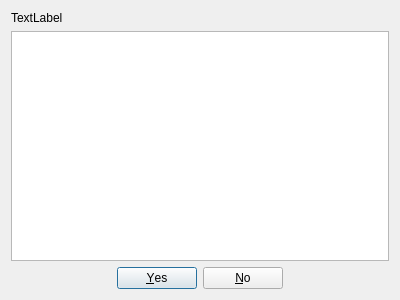
<?xml version="1.0" encoding="UTF-8"?>
<ui version="4.0">
 <class>Dialog</class>
 <widget class="QDialog" name="Dialog">
  <property name="geometry">
   <rect>
    <x>0</x>
    <y>0</y>
    <width>400</width>
    <height>300</height>
   </rect>
  </property>
  <property name="windowTitle">
   <string>Composition</string>
  </property>
  <layout class="QVBoxLayout" name="verticalLayout">
   <item>
    <widget class="QLabel" name="infoLabel">
     <property name="text">
      <string>TextLabel</string>
     </property>
    </widget>
   </item>
   <item>
    <widget class="CompositionTable" name="compositionLookAheadTable">
     <property name="editTriggers">
      <set>QAbstractItemView::NoEditTriggers</set>
     </property>
    </widget>
   </item>
   <item>
    <widget class="QDialogButtonBox" name="buttonBox">
     <property name="orientation">
      <enum>Qt::Horizontal</enum>
     </property>
     <property name="standardButtons">
      <set>QDialogButtonBox::No|QDialogButtonBox::Yes</set>
     </property>
     <property name="centerButtons">
      <bool>true</bool>
     </property>
    </widget>
   </item>
  </layout>
 </widget>
 <customwidgets>
  <customwidget>
   <class>CompositionTable</class>
   <extends>QTableView</extends>
   <header>src.gui.widgets.tables.composition_table</header>
  </customwidget>
 </customwidgets>
 <resources/>
 <connections>
  <connection>
   <sender>buttonBox</sender>
   <signal>accepted()</signal>
   <receiver>Dialog</receiver>
   <slot>accept()</slot>
   <hints>
    <hint type="sourcelabel">
     <x>248</x>
     <y>254</y>
    </hint>
    <hint type="destinationlabel">
     <x>157</x>
     <y>274</y>
    </hint>
   </hints>
  </connection>
  <connection>
   <sender>buttonBox</sender>
   <signal>rejected()</signal>
   <receiver>Dialog</receiver>
   <slot>reject()</slot>
   <hints>
    <hint type="sourcelabel">
     <x>316</x>
     <y>260</y>
    </hint>
    <hint type="destinationlabel">
     <x>286</x>
     <y>274</y>
    </hint>
   </hints>
  </connection>
 </connections>
</ui>
